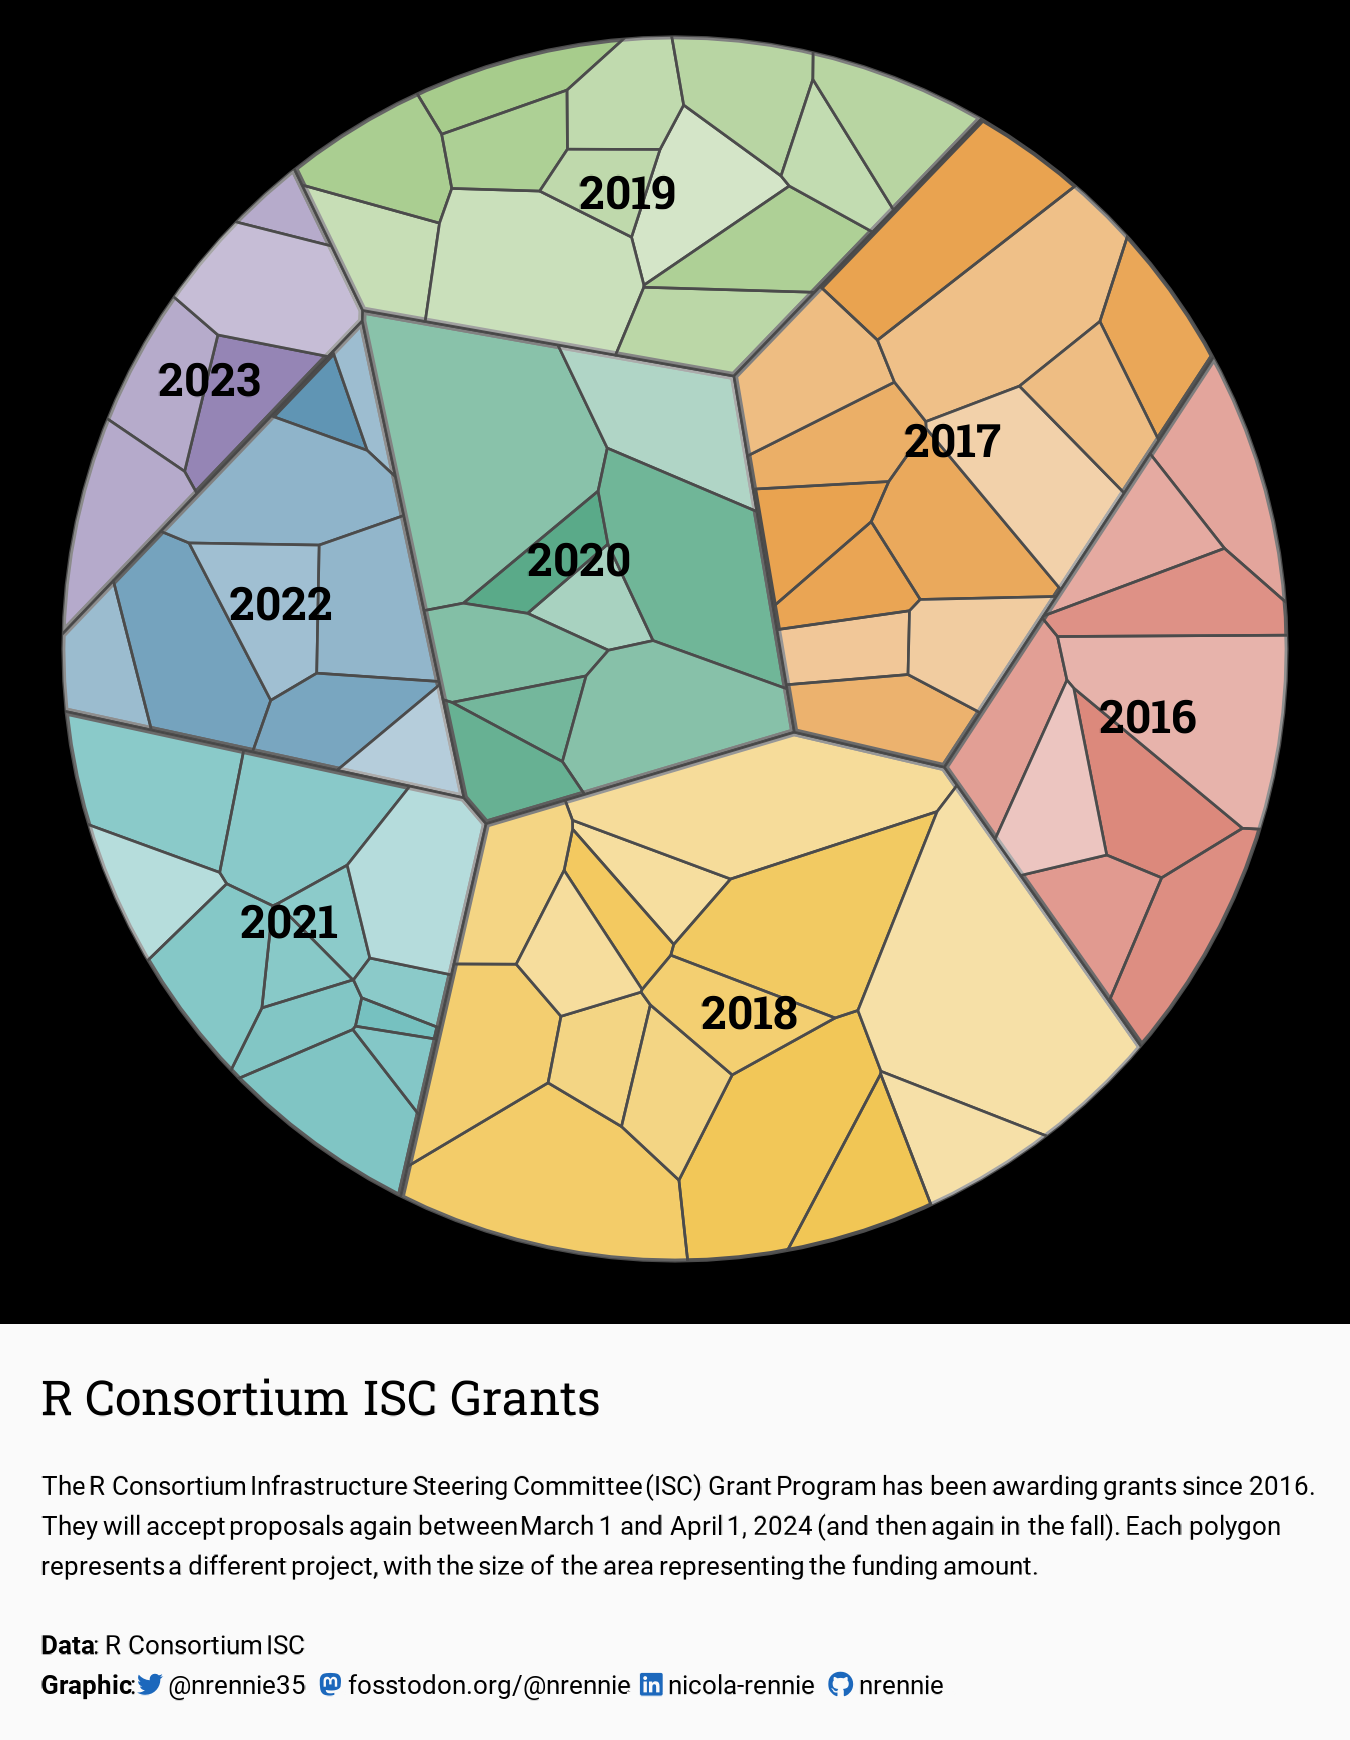

Recreate this plot in R.
# Load packages -----------------------------------------------------------

library(tidyverse)
library(showtext)
library(patchwork)
library(camcorder)
library(ggtext)
library(nrBrand)
library(glue)
library(sf)
library(VoronoiPlus)


# Load data ---------------------------------------------------------------

tuesdata <- tidytuesdayR::tt_load("2024-02-20")
isc_grants <- tuesdata$isc_grants


# Load fonts --------------------------------------------------------------

font_add_google("Roboto", "roboto")
font_add_google("Roboto Slab", "robotoslab")
showtext_auto()


# Define colours and fonts-------------------------------------------------

bg_col <- "#fafafa"
text_col <- "black"
highlight_col <- "#1c68bc"

cols_vec <- rcartocolor::carto_pal(length(unique(grant_data$year)) + 1, "Prism")[1:length(unique(grant_data$year))]
names(cols_vec) <- unique(grant_data$year)

body_font <- "roboto"
title_font <- "robotoslab"


# Data wrangling ----------------------------------------------------------

grant_data <- isc_grants |>
  select(year, funded, title)

vor_data <- voronoi_treemap(funded ~ year + title, data = grant_data)
set.seed(1234)
groups <- filter(vor_data, level == 1)
subgroups <- filter(vor_data, level == 2) |>
  group_by(group) |>
  mutate(alpha = runif(1, 0, 0.6)) |>
  ungroup()

year_labels <- groups |>
  select(group, x, y) |>
  st_as_sf(coords = c("x", "y")) |>
  group_by(group) |>
  summarise(geometry = st_combine(geometry)) |>
  st_cast("POLYGON") |>
  st_centroid() %>%
  mutate(
    x = st_coordinates(.)[, 1],
    y = st_coordinates(.)[, 2]
  ) |>
  st_drop_geometry()


# Start recording ---------------------------------------------------------

gg_record(
  dir = file.path("2024", "2024-02-20", "recording"),
  device = "png",
  width = 4.5,
  height = 5.8,
  units = "in",
  dpi = 300
)


# Define text -------------------------------------------------------------

social <- nrBrand::social_caption(
  bg_colour = bg_col,
  icon_colour = highlight_col,
  font_colour = text_col,
  font_family = body_font
)
title <- glue("<br><span style='font-size: 48px; font-weight: bold; font-family:{title_font};'>R Consortium ISC Grants</span><br><br>")
st <- glue("<span style='font-family:{body_font};'>The R Consortium Infrastructure Steering Committee (ISC) Grant Program
has been awarding grants since 2016. They will accept proposals again between
March 1 and April 1, 2024 (and then again in the fall). Each polygon represents a different project, 
with the size of the area representing the funding amount.</span><br><br>")
cap <- paste0(
  title, st,
  "**Data**: R Consortium ISC<br>**Graphic**:", social
)


# Plot --------------------------------------------------------------------

ggplot() +
  geom_polygon(
    data = groups,
    mapping = aes(x = x, y = y, group = group, fill = group),
    colour = text_col,
    linewidth = 0.9
  ) +
  geom_polygon(
    data = subgroups,
    mapping = aes(x = x, y = y, group = group, alpha = alpha),
    fill = bg_col,
    colour = text_col,
    linewidth = 0.3
  ) +
  geom_polygon(
    data = groups,
    mapping = aes(x = x, y = y, group = group),
    colour = "transparent",
    fill = bg_col,
    alpha = 0.3,
    linewidth = 0.9
  ) +
  geom_text(
    data = year_labels,
    mapping = aes(x = x, y = y, label = group),
    colour = text_col,
    family = title_font,
    fontface = "bold",
    size = 12
  ) +
  scale_alpha_identity() +
  scale_fill_manual(values = cols_vec) +
  labs(
    caption = cap
  ) +
  coord_equal() +
  theme_void(base_size = 24, base_family = body_font) +
  theme(
    legend.position = "none",
    plot.margin = margin(-16, 0, 0, 0),
    plot.background = element_rect(fill = bg_col, colour = bg_col),
    panel.background = element_rect(fill = text_col, colour = text_col),
    plot.caption = element_textbox_simple(
      colour = text_col,
      hjust = 0,
      halign = 0,
      margin = margin(l = 10, t = 8),
      lineheight = 0.5,
      family = body_font
    )
  )


# Save gif ----------------------------------------------------------------

gg_playback(
  name = file.path("2024", "2024-02-20", paste0("20240220", ".gif")),
  first_image_duration = 4,
  last_image_duration = 20,
  frame_duration = .25,
  background = bg_col
)
